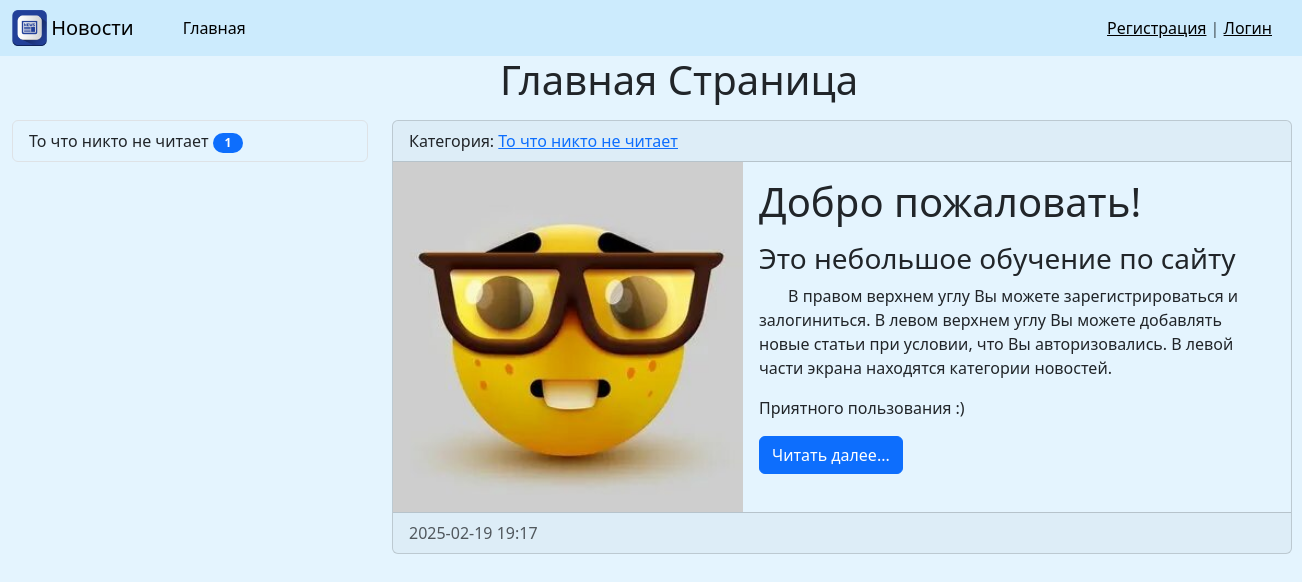
Page /news/ on the committed database.
### News/models.py (models this page shows, shortened)
class Category(models.Model):
    title = models.CharField(max_length=150, db_index=True, verbose_name='Категория')
    def get_absolute_url(self):
        return reverse_lazy('Category', kwargs={'category_id': self.pk})
    class Meta:
        verbose_name='Категория'
        verbose_name_plural='Категории'
        ordering = ['title']

class News(models.Model):
    title = models.CharField(max_length=150, verbose_name='Заголовок')
    content = RichTextField(verbose_name='Текст')
    created_at = models.DateTimeField(auto_now_add=True, verbose_name='Время создания')
    updated_at = models.DateTimeField(auto_now=True, verbose_name='Время изменения')
    photo = models.ImageField(upload_to='media/%Y/%m/%d', verbose_name='Фото', blank=True, null=True)
    is_published = models.BooleanField(default=True, verbose_name='Публикация')
    category = models.ForeignKey('Category', on_delete=models.PROTECT, null=True, verbose_name='Категория')
    def get_absolute_url(self):
        return reverse_lazy('View_news', kwargs={'pk': self.pk})
    class Meta:
        verbose_name='Новость'
        verbose_name_plural = 'Новости'
        ordering = ['-created_at']

### News/views.py (the view)
# urls.py: path('', HomeNews.as_view(), name='Home'),
class HomeNews(ListView):
    model = News
    context_objects_name = 'news'
    template_name = 'News/home_news_list.html'
    extra_context = {'title': 'Главная'}
    paginate_by = 3
    def get_context_data(self, *, object_list=None, **kwargs):
        context = super().get_context_data(**kwargs)
        context['title'] = 'Главная страница'
        return context
    def get_queryset(self):
        return News.objects.filter(is_published=True).select_related('category')

### News/templatetags/news_tags.py (called while the page is built)
@register.inclusion_tag('News/list_categories.html')
def show_categories(arg1='Categories', arg2='list'):
    categories = Category.objects.annotate(cnt=Count('news')).filter(cnt__gt=0)
    if not categories:
        categories = Category.objects.annotate(cnt=Count('news', filter=F('news__is_published'))).filter(cnt__gt=0)
    return {
        'categories': categories,
        'arg1': arg1,
        'arg2': arg2
    }

### News/templates/News/home_news_list.html (shortened to what this page needs)
{% extends 'base_news.html' %}
{% block sidebar %}
    {% include 'inc/News/_sidebar.html' %}
{% endblock %}
{% block content %}
    {% for item in object_list%}
        <div class="card mb-3" style="width: 900px; background: #e4f4fe">
            <div class="card-header">
                {% if item.category %}
                    Категория: <a href="{{ item.category.get_absolute_url }}">{{ item.category.title }}</a>
                {% else %}
                    <span>Без категории</span>
                {% endif %}
            </div>
            <div class="media" style="display:flex">
                <div class="media-photo">
                    {% if item.photo %}
                        <img src="{{ item.photo.url }}" class="mr-3" width="350" alt="Photo">
                    {% else %}
                        <h6>Фото нет</h6>
                    {% endif %}
                </div>
                <div class="media-body">
                    <div class="card-body">
                        <h1 class="card-title">{{ item.title }}</h1>
                        {% autoescape off %}
                            <p class="card-text">{{ item.content|truncatewords:60|linebreaks }}</p>
                        {% endautoescape %}
                            <a href="{{ item.get_absolute_url }}" class="btn btn-primary">Читать далее...</a>
                    </div>
                </div>
            </div>
            <div class="card-footer text-body-secondary">
                {{ item.created_at|date:'Y-m-d H:i' }}
            </div>
        </div>
    {% endfor %}
{% endblock %}

### templates/base_news.html (shortened to what this page needs)
<!doctype html>
{% include 'inc/News/_nav.html' %}
{% load static %}
<html lang="en">
  <head>
    <link href="{% static 'css/style.css' %}" rel="stylesheet">
    <link href="https://cdn.jsdelivr.net/npm/bootstrap@5.3.3/dist/css/bootstrap.min.css" rel="stylesheet">
  </head>
  <body style="background: #e4f4fe">
  <div class="title" style="margin-left: 500px">
      <h1>{{ title.title }}</h1>
  </div>
  <div class="container mt-3" style="margin-left: 0px;">
      <div class="row">
          <div class="col-md-4">
              {% block sidebar %}SIDEBAR{% endblock %}
          </div>
          <div class="col-md-8">
              {% block content %}CONTENT{% endblock %}
          </div>
      </div>
  </div>
  </body>
</html>

### templates/inc/News/_nav.html (shortened to what this page needs)
{% load static %}
<nav class="navbar navbar-expand-lg" style="background: #ccebfd">
  <div class="container-fluid">
    <img src="{% static 'media/image.png' %}" style="width: 35px">&nbsp;
    <a class="navbar-brand">Новости</a>
    <div class="collapse navbar-collapse" id="navbarNav" style="margin-left: 25px">
      <ul class="navbar-nav">
        <li class="nav-item">
          <a class="nav-link active" aria-current="page" href="{% url 'Home' %}">Главная</a>
        </li>
      </ul>
    </div>
  </div>
  <span class="navbar-text" style="margin-right: 20px; display: flex; white-space: nowrap;">
    {% if request.user.is_authenticated %}
      <span class="auth" style="display: flex; margin-right: 10px; align-items: center;">
        Привет, {{ user.username }}&nbsp;<a href="{% url 'Logout' %}" style="border: 2px solid blue; padding: 5px; border-radius: 10px;">Выйти</a>
      </span>
    {% else %}
      <span class="noauth" style="margin-right: 10px; display: flex; align-items: center;">
        <a href="{% url 'Register' %}">Регистрация</a>&nbsp;|&nbsp;<a href="{% url 'Login' %}">Логин</a>
      </span>
    {% endif %}
  </span>
</nav>

### templates/inc/News/_sidebar.html
{% load news_tags %}
{% show_categories %}

### News/templates/News/list_categories.html
{% load news_tags %}
<div class="list-group">
   {% for cat in categories %}
        <a href="{{ cat.get_absolute_url }}" class="list-group-item list-group-item-action" style="background: #e4f4fe">{{ cat.title }}
            <span class="badge bg-primary rounded-pill" style="width: 30px;">
                {{ cat.cnt }}
            </span>
        </a>
   {% endfor %}
</div>

### NewsProject/static/css/style.css (style rules this page uses)
body { background-color: #ccc; }

### rows in the picture
Category: title "То что никто не читает", cnt "1"
News: category "То что никто не читает", photo (picture), title "Добро пожаловать!", content "Это небольшое обучение по сайту В правом верхнем углу Вы можете зарегистрироваться и залогиниться. В левом верхнем углу Вы можете добавлять новые статьи при условии, что Вы авторизовались. В левой части экрана находятся категории новостей. Приятного пользования :)", created_at "2025-02-19 19:17"

### other values in the picture
{{ title.title }} "Главная Страница"
